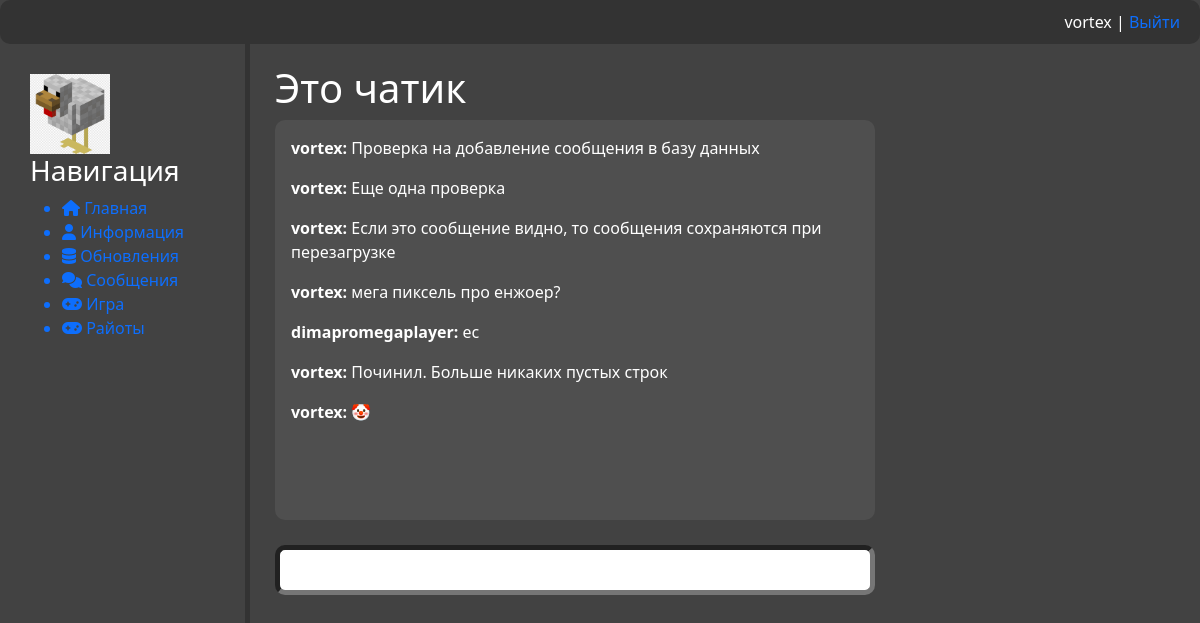
The page /chat/ (signed in) on the database as committed earlier.
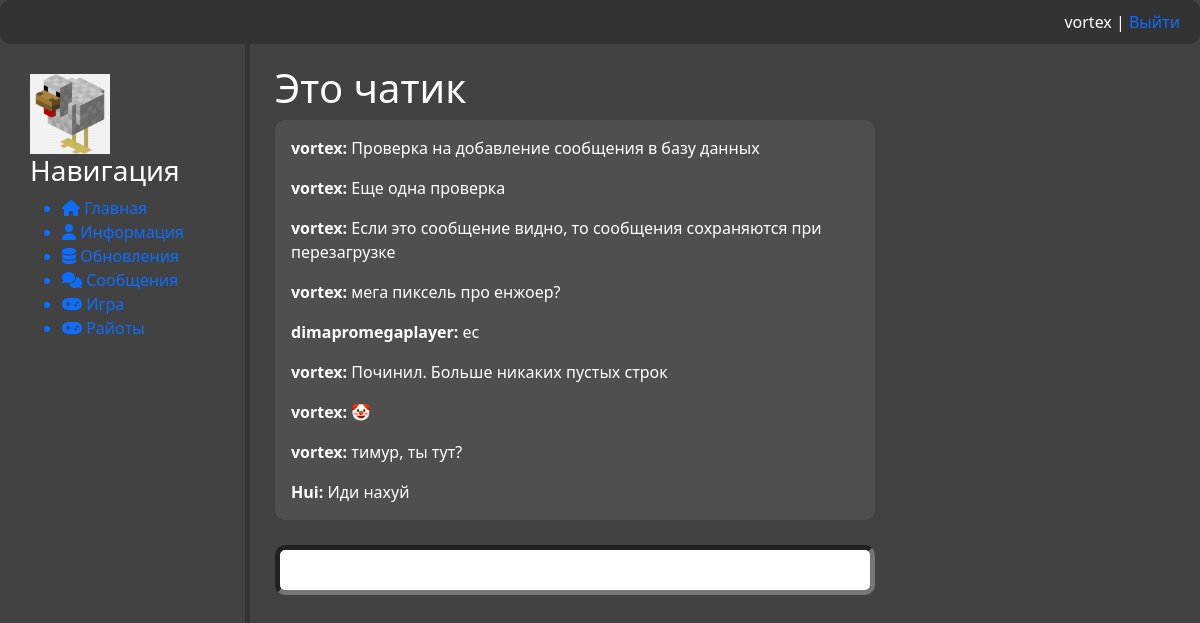
The same page on the database as committed later.
### chat/models.py (models this page shows)
class Messages(models.Model):
    sender = models.ForeignKey(User, on_delete=models.PROTECT, null=True, related_name='sent_messages')
    target = models.ForeignKey(User, on_delete=models.PROTECT, null=True, related_name='received_messages')
    message = models.TextField('Сообщение')
    date = models.DateTimeField('Дата', auto_now_add=True)

### chat/views.py (the view)
# urls.py: path('', views.ChatHome.as_view(), name='chat')
class ChatHome(LoginRequiredMixin, ListView):
    queryset = Messages.objects.all()
    template_name = 'chat/home.html'
    context_object_name = 'chat'
    login_url = reverse_lazy('not_auth')
    def get_context_data(self, *, object_list=None, **kwargs):
        context = super().get_context_data(**kwargs)
        context['title'] = 'Чатик'
        return context

### chat/templates/chat/home.html (shortened to what this page needs)
{% extends 'main/layout.html' %}
{% block content %}
<h1>Это чатик</h1>
<div class="chat_main">
    <div id="messages" class="messages">
        {% if object_list %}
            {% for elem in chat %}
                    <p class="msg"><strong> {{elem.sender}}: </strong>{{elem.message}}</p>
            {% endfor %}
        {% endif %}
    </div>
    <form id="form_msg", class="form_msg">
        <input name="message" rows="3" class="message"></input>
    </form>
</div>
{% endblock %}

Rows that differ between the two databases and show on the page:
added Messages: sender "vortex", message "тимур, ты тут?"
added Messages: sender "Hui", message "Иди нахуй"
